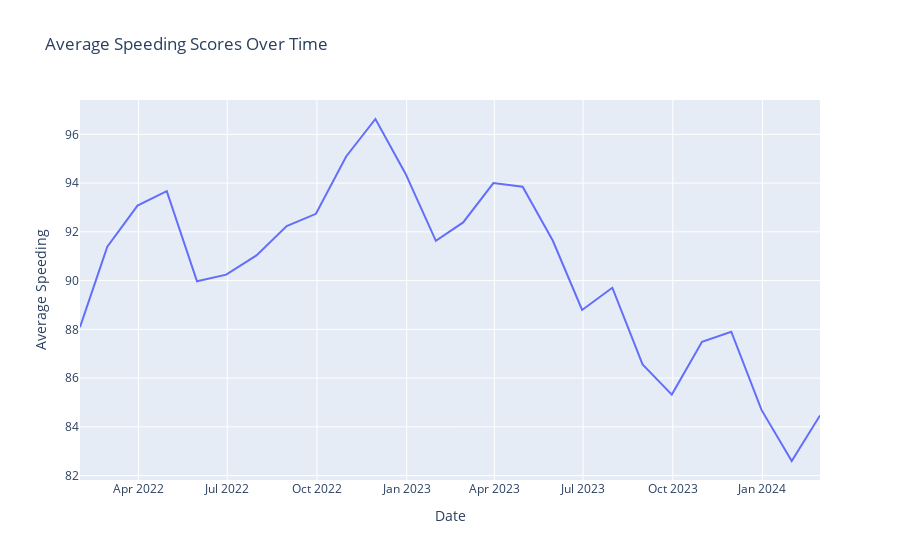

The notebook cell saved with this chart:
### Code cell
import plotly.express as px
import pandas as pd

# Assuming df is your DataFrame and it has 'Date' and 'Speeding' columns
# First, we need to calculate the average speeding scores for each date
df_avg_speeding = df.groupby('Date', as_index=False)['Over speeding'].mean()

# Now, we can plot the average speeding scores against date
fig_speeding = px.line(df_avg_speeding, x='Date', y='Over speeding', title='Average Speeding Scores Over Time')
fig_speeding.update_layout(xaxis_title='Date', yaxis_title='Average Speeding')
fig_speeding.show()

### Figure 1 — Plotly figure (JSON) as saved in the notebook; plotly's stock layout.template omitted (floating-point values rounded to 4 significant figures)
{"data": [{"hovertemplate": "Date=%{x}<br>Over speeding=%{y}<extra></extra>", "legendgroup": "", "line": {"color": "#636efa", "dash": "solid"}, "marker": {"symbol": "circle"}, "mode": "lines", "name": "", "orientation": "v", "showlegend": false, "type": "scatter", "x": ["2022-01-31T00:00:00", "2022-02-28T00:00:00", "2022-03-31T00:00:00", "2022-04-30T00:00:00", "2022-05-31T00:00:00", "2022-06-30T00:00:00", "2022-07-31T00:00:00", "2022-08-31T00:00:00", "2022-09-30T00:00:00", "2022-10-31T00:00:00", "2022-11-30T00:00:00", "2022-12-31T00:00:00", "2023-01-31T00:00:00", "2023-02-28T00:00:00", "2023-03-31T00:00:00", "2023-04-30T00:00:00", "2023-05-31T00:00:00", "2023-06-30T00:00:00", "2023-07-31T00:00:00", "2023-08-31T00:00:00", "2023-09-30T00:00:00", "2023-10-31T00:00:00", "2023-11-30T00:00:00", "2023-12-31T00:00:00", "2024-01-31T00:00:00", "2024-02-29T00:00:00"], "xaxis": "x", "y": [88.09, 91.39, 93.08, 93.67, 89.97, 90.24, 91.03, 92.24, 92.74, 95.09, 96.63, 94.37, 91.63, 92.39, 94.0, 93.85, 91.63, 88.8, 89.71, 86.56, 85.32, 87.49, 87.9, 84.7, 82.6, 84.47], "yaxis": "y"}], "layout": {"legend": {"tracegroupgap": 0}, "title": {"text": "Average Speeding Scores Over Time"}, "xaxis": {"anchor": "y", "domain": [0, 1], "title": {"text": "Date"}}, "yaxis": {"anchor": "x", "domain": [0, 1], "title": {"text": "Average Speeding"}}}}
